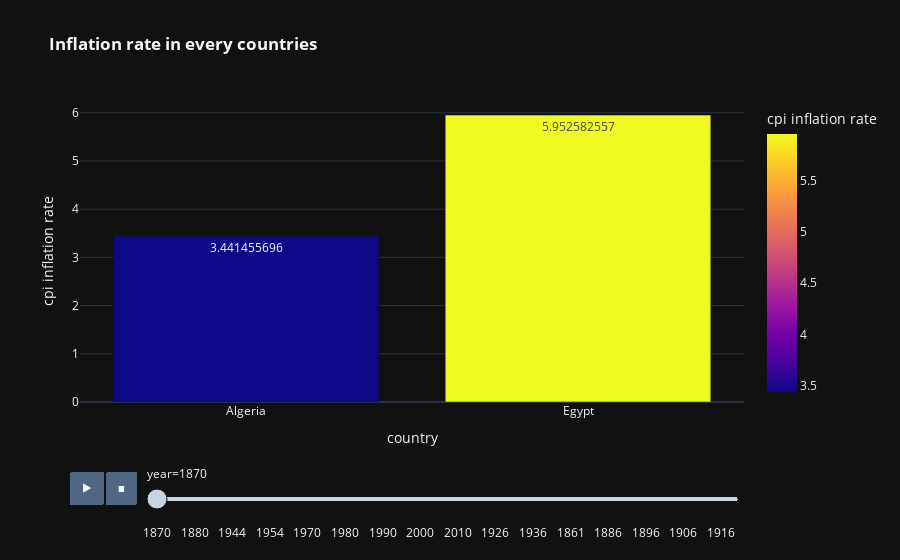

This figure's notebook cell:
### Code cell
px.bar(df,x='country',y='inflation_annual_cpi',color='inflation_annual_cpi',animation_frame='year',
       text='inflation_annual_cpi',labels={'inflation_annual_cpi':'cpi inflation rate'},animation_group='country',
       template='plotly_dark',title='<b> Inflation rate in every countries')

### Figure 1 — Plotly figure (JSON) as saved in the notebook; plotly's stock layout.template omitted (floating-point values rounded to 4 significant figures)
{"data": [{"alignmentgroup": "True", "hovertemplate": "year=1870<br>country=%{x}<br>cpi inflation rate=%{marker.color}<extra></extra>", "ids": ["Algeria", "Egypt"], "legendgroup": "", "marker": {"color": [3.441, 5.953], "coloraxis": "coloraxis", "pattern": {"shape": ""}}, "name": "", "offsetgroup": "", "orientation": "v", "showlegend": false, "text": [3.441, 5.953], "textposition": "auto", "type": "bar", "x": ["Algeria", "Egypt"], "xaxis": "x", "y": [3.441, 5.953], "yaxis": "y"}], "layout": {"barmode": "relative", "coloraxis": {"colorbar": {"title": {"text": "cpi inflation rate"}}, "colorscale": [[0, "#0d0887"], [0.1111, "#46039f"], [0.2222, "#7201a8"], [0.3333, "#9c179e"], [0.4444, "#bd3786"], [0.5556, "#d8576b"], [0.6667, "#ed7953"], [0.7778, "#fb9f3a"], [0.8889, "#fdca26"], [1, "#f0f921"]]}, "legend": {"tracegroupgap": 0}, "sliders": [{"active": 0, "currentvalue": {"prefix": "year="}, "len": 0.9, "pad": {"b": 10, "t": 60}, "steps": [{"args": [["1870"], {"frame": {"duration": 0, "redraw": true}, "fromcurrent": true, "mode": "immediate", "transition": {"duration": 0, "easing": "linear"}}], "label": "1870", "method": "animate"}, {"args": [["1871"], {"frame": {"duration": 0, "redraw": true}, "fromcurrent": true, "mode": "immediate", "transition": {"duration": 0, "easing": "linear"}}], "label": "1871", "method": "animate"}, {"args": [["1872"], {"frame": {"duration": 0, "redraw": true}, "fromcurrent": true, "mode": "immediate", "transition": {"duration": 0, "easing": "linear"}}], "label": "1872", "method": "animate"}, {"args": [["1873"], {"frame": {"duration": 0, "redraw": true}, "fromcurrent": true, "mode": "immediate", "transition": {"duration": 0, "easing": "linear"}}], "label": "1873", "method": "animate"}, {"args": [["1874"], {"frame": {"duration": 0, "redraw": true}, "fromcurrent": true, "mode": "immediate", "transition": {"duration": 0, "easing": "linear"}}], "label": "1874", "method": "animate"}, {"args": [["1875"], {"frame": {"duration": 0, "redraw": true}, "fromcurrent": true, "mode": "immediate", "transition": {"duration": 0, "easing": "linear"}}], "label": "1875", "method": "animate"}, {"args": [["1876"], {"frame": {"duration": 0, "redraw": true}, "fromcurrent": true, "mode": "immediate", "transition": {"duration": 0, "easing": "linear"}}], "label": "1876", "method": "animate"}, {"args": [["1877"], {"frame": {"duration": 0, "redraw": true}, "fromcurrent": true, "mode": "immediate", "transition": {"duration": 0, "easing": "linear"}}], "label": "1877", "method": "animate"}, {"args": [["1878"], {"frame": {"duration": 0, "redraw": true}, "fromcurrent": true, "mode": "immediate", "transition": {"duration": 0, "easing": "linear"}}], "label": "1878", "method": "animate"}, {"args": [["1879"], {"frame": {"duration": 0, "redraw": true}, "fromcurrent": true, "mode": "immediate", "transition": {"duration": 0, "easing": "linear"}}], "label": "1879", "method": "animate"}, {"args": [["1880"], {"frame": {"duration": 0, "redraw": true}, "fromcurrent": true, "mode": "immediate", "transition": {"duration": 0, "easing": "linear"}}], "label": "1880", "method": "animate"}, {"args": [["1881"], {"frame": {"duration": 0, "redraw": true}, "fromcurrent": true, "mode": "immediate", "transition": {"duration": 0, "easing": "linear"}}], "label": "1881", "method": "animate"}, {"args": [["1882"], {"frame": {"duration": 0, "redraw": true}, "fromcurrent": true, "mode": "immediate", "transition": {"duration": 0, "easing": "linear"}}], "label": "1882", "method": "animate"}, {"args": [["1883"], {"frame": {"duration": 0, "redraw": true}, "fromcurrent": true, "mode": "immediate", "transition": {"duration": 0, "easing": "linear"}}], "label": "1883", "method": "animate"}, {"args": [["1884"], {"frame": {"duration": 0, "redraw": true}, "fromcurrent": true, "mode": "immediate", "transition": {"duration": 0, "easing": "linear"}}], "label": "1884", "method": "animate"}, {"args": [["1939"], {"frame": {"duration": 0, "redraw": true}, "fromcurrent": true, "mode": "immediate", "transition": {"duration": 0, "easing": "linear"}}], "label": "1939", "method": "animate"}, {"args": [["1940"], {"frame": {"duration": 0, "redraw": true}, "fromcurrent": true, "mode": "immediate", "transition": {"duration": 0, "easing": "linear"}}], "label": "1940", "method": "animate"}, {"args": [["1941"], {"frame": {"duration": 0, "redraw": true}, "fromcurrent": true, "mode": "immediate", "transition": {"duration": 0, "easing": "linear"}}], "label": "1941", "method": "animate"}, {"args": [["1942"], {"frame": {"duration": 0, "redraw": true}, "fromcurrent": true, "mode": "immediate", "transition": {"duration": 0, "easing": "linear"}}], "label": "1942", "method": "animate"}, {"args": [["1943"], {"frame": {"duration": 0, "redraw": true}, "fromcurrent": true, "mode": "immediate", "transition": {"duration": 0, "easing": "linear"}}], "label": "1943", "method": "animate"}, {"args": [["1944"], {"frame": {"duration": 0, "redraw": true}, "fromcurrent": true, "mode": "immediate", "transition": {"duration": 0, "easing": "linear"}}], "label": "1944", "method": "animate"}, {"args": [["1945"], {"frame": {"duration": 0, "redraw": true}, "fromcurrent": true, "mode": "immediate", "transition": {"duration": 0, "easing": "linear"}}], "label": "1945", "method": "animate"}, {"args": [["1946"], {"frame": {"duration": 0, "redraw": true}, "fromcurrent": true, "mode": "immediate", "transition": {"duration": 0, "easing": "linear"}}], "label": "1946", "method": "animate"}, {"args": [["1947"], {"frame": {"duration": 0, "redraw": true}, "fromcurrent": true, "mode": "immediate", "transition": {"duration": 0, "easing": "linear"}}], "label": "1947", "method": "animate"}, {"args": [["1948"], {"frame": {"duration": 0, "redraw": true}, "fromcurrent": true, "mode": "immediate", "transition": {"duration": 0, "easing": "linear"}}], "label": "1948", "method": "animate"}, {"args": [["1949"], {"frame": {"duration": 0, "redraw": true}, "fromcurrent": true, "mode": "immediate", "transition": {"duration": 0, "easing": "linear"}}], "label": "1949", "method": "animate"}, {"args": [["1950"], {"frame": {"duration": 0, "redraw": true}, "fromcurrent": true, "mode": "immediate", "transition": {"duration": 0, "easing": "linear"}}], "label": "1950", "method": "animate"}, {"args": [["1951"], {"frame": {"duration": 0, "redraw": true}, "fromcurrent": true, "mode": "immediate", "transition": {"duration": 0, "easing": "linear"}}], "label": "1951", "method": "animate"}, {"args": [["1952"], {"frame": {"duration": 0, "redraw": true}, "fromcurrent": true, "mode": "immediate", "transition": {"duration": 0, "easing": "linear"}}], "label": "1952", "method": "animate"}, {"args": [["1953"], {"frame": {"duration": 0, "redraw": true}, "fromcurrent": true, "mode": "immediate", "transition": {"duration": 0, "easing": "linear"}}], "label": "1953", "method": "animate"}, {"args": [["1954"], {"frame": {"duration": 0, "redraw": true}, "fromcurrent": true, "mode": "immediate", "transition": {"duration": 0, "easing": "linear"}}], "label": "1954", "method": "animate"}, {"args": [["1955"], {"frame": {"duration": 0, "redraw": true}, "fromcurrent": true, "mode": "immediate", "transition": {"duration": 0, "easing": "linear"}}], "label": "1955", "method": "animate"}, {"args": [["1956"], {"frame": {"duration": 0, "redraw": true}, "fromcurrent": true, "mode": "immediate", "transition": {"duration": 0, "easing": "linear"}}], "label": "1956", "method": "animate"}, {"args": [["1957"], {"frame": {"duration": 0, "redraw": true}, "fromcurrent": true, "mode": "immediate", "transition": {"duration": 0, "easing": "linear"}}], "label": "1957", "method": "animate"}, {"args": [["1958"], {"frame": {"duration": 0, "redraw": true}, "fromcurrent": true, "mode": "immediate", "transition": {"duration": 0, "easing": "linear"}}], "label": "1958", "method": "animate"}, {"args": [["1959"], {"frame": {"duration": 0, "redraw": true}, "fromcurrent": true, "mode": "immediate", "transition": {"duration": 0, "easing": "linear"}}], "label": "1959", "method": "animate"}, {"args": [["1960"], {"frame": {"duration": 0, "redraw": true}, "fromcurrent": true, "mode": "immediate", "transition": {"duration": 0, "easing": "linear"}}], "label": "1960", "method": "animate"}, {"args": [["1961"], {"frame": {"duration": 0, "redraw": true}, "fromcurrent": true, "mode": "immediate", "transition": {"duration": 0, "easing": "linear"}}], "label": "1961", "method": "animate"}, {"args": [["1968"], {"frame": {"duration": 0, "redraw": true}, "fromcurrent": true, "mode": "immediate", "transition": {"duration": 0, "easing": "linear"}}], "label": "1968", "method": "animate"}, {"args": [["1969"], {"frame": {"duration": 0, "redraw": true}, "fromcurrent": true, "mode": "immediate", "transition": {"duration": 0, "easing": "linear"}}], "label": "1969", "method": "animate"}, {"args": [["1970"], {"frame": {"duration": 0, "redraw": true}, "fromcurrent": true, "mode": "immediate", "transition": {"duration": 0, "easing": "linear"}}], "label": "1970", "method": "animate"}, {"args": [["1971"], {"frame": {"duration": 0, "redraw": true}, "fromcurrent": true, "mode": "immediate", "transition": {"duration": 0, "easing": "linear"}}], "label": "1971", "method": "animate"}, {"args": [["1972"], {"frame": {"duration": 0, "redraw": true}, "fromcurrent": true, "mode": "immediate", "transition": {"duration": 0, "easing": "linear"}}], "label": "1972", "method": "animate"}, {"args": [["1973"], {"frame": {"duration": 0, "redraw": true}, "fromcurrent": true, "mode": "immediate", "transition": {"duration": 0, "easing": "linear"}}], "label": "1973", "method": "animate"}, {"args": [["1974"], {"frame": {"duration": 0, "redraw": true}, "fromcurrent": true, "mode": "immediate", "transition": {"duration": 0, "easing": "linear"}}], "label": "1974", "method": "animate"}, {"args": [["1975"], {"frame": {"duration": 0, "redraw": true}, "fromcurrent": true, "mode": "immediate", "transition": {"duration": 0, "easing": "linear"}}], "label": "1975", "method": "animate"}, {"args": [["1976"], {"frame": {"duration": 0, "redraw": true}, "fromcurrent": true, "mode": "immediate", "transition": {"duration": 0, "easing": "linear"}}], "label": "1976", "method": "animate"}, {"args": [["1977"], {"frame": {"duration": 0, "redraw": true}, "fromcurrent": true, "mode": "immediate", "transition": {"duration": 0, "easing": "linear"}}], "label": "1977", "method": "animate"}, {"args": [["1978"], {"frame": {"duration": 0, "redraw": true}, "fromcurrent": true, "mode": "immediate", "transition": {"duration": 0, "easing": "linear"}}], "label": "1978", "method": "animate"}, {"args": [["1979"], {"frame": {"duration": 0, "redraw": true}, "fromcurrent": true, "mode": "immediate", "transition": {"duration": 0, "easing": "linear"}}], "label": "1979", "method": "animate"}, {"args": [["1980"], {"frame": {"duration": 0, "redraw": true}, "fromcurrent": true, "mode": "immediate", "transition": {"duration": 0, "easing": "linear"}}], "label": "1980", "method": "animate"}, {"args": [["1981"], {"frame": {"duration": 0, "redraw": true}, "fromcurrent": true, "mode": "immediate", "transition": {"duration": 0, "easing": "linear"}}], "label": "1981", "method": "animate"}, {"args": [["1982"], {"frame": {"duration": 0, "redraw": true}, "fromcurrent": true, "mode": "immediate", "transition": {"duration": 0, "easing": "linear"}}], "label": "1982", "method": "animate"}, {"args": [["1983"], {"frame": {"duration": 0, "redraw": true}, "fromcurrent": true, "mode": "immediate", "transition": {"duration": 0, "easing": "linear"}}], "label": "1983", "method": "animate"}, {"args": [["1984"], {"frame": {"duration": 0, "redraw": true}, "fromcurrent": true, "mode": "immediate", "transition": {"duration": 0, "easing": "linear"}}], "label": "1984", "method": "animate"}, {"args": [["1985"], {"frame": {"duration": 0, "redraw": true}, "fromcurrent": true, "mode": "immediate", "transition": {"duration": 0, "easing": "linear"}}], "label": "1985", "method": "animate"}, {"args": [["1986"], {"frame": {"duration": 0, "redraw": true}, "fromcurrent": true, "mode": "immediate", "transition": {"duration": 0, "easing": "linear"}}], "label": "1986", "method": "animate"}, {"args": [["1987"], {"frame": {"duration": 0, "redraw": true}, "fromcurrent": true, "mode": "immediate", "transition": {"duration": 0, "easing": "linear"}}], "label": "1987", "method": "animate"}, {"args": [["1988"], {"frame": {"duration": 0, "redraw": true}, "fromcurrent": true, "mode": "immediate", "transition": {"duration": 0, "easing": "linear"}}], "label": "1988", "method": "animate"}, {"args": [["1989"], {"frame": {"duration": 0, "redraw": true}, "fromcurrent": true, "mode": "immediate", "transition": {"duration": 0, "easing": "linear"}}], "label": "1989", "method": "animate"}, {"args": [["1990"], {"frame": {"duration": 0, "redraw": true}, "fromcurrent": true, "mode": "immediate", "transition": {"duration": 0, "easing": "linear"}}], "label": "1990", "method": "animate"}, {"args": [["1991"], {"frame": {"duration": 0, "redraw": true}, "fromcurrent": true, "mode": "immediate", "transition": {"duration": 0, "easing": "linear"}}], "label": "1991", "method": "animate"}, {"args": [["1992"], {"frame": {"duration": 0, "redraw": true}, "fromcurrent": true, "mode": "immediate", "transition": {"duration": 0, "easing": "linear"}}], "label": "1992", "method": "animate"}, {"args": [["1993"], {"frame": {"duration": 0, "redraw": true}, "fromcurrent": true, "mode": "immediate", "transition": {"duration": 0, "easing": "linear"}}], "label": "1993", "method": "animate"}, {"args": [["1994"], {"frame": {"duration": 0, "redraw": true}, "fromcurrent": true, "mode": "immediate", "transition": {"duration": 0, "easing": "linear"}}], "label": "1994", "method": "animate"}, {"args": [["1995"], {"frame": {"duration": 0, "redraw": true}, "fromcurrent": true, "mode": "immediate", "transition": {"duration": 0, "easing": "linear"}}], "label": "1995", "method": "animate"}, {"args": [["1996"], {"frame": {"duration": 0, "redraw": true}, "fromcurrent": true, "mode": "immediate", "transition": {"duration": 0, "easing": "linear"}}], "label": "1996", "method": "animate"}, {"args": [["1997"], {"frame": {"duration": 0, "redraw": true}, "fromcurrent": true, "mode": "immediate", "transition": {"duration": 0, "easing": "linear"}}], "label": "1997", "method": "animate"}, {"args": [["1998"], {"frame": {"duration": 0, "redraw": true}, "fromcurrent": true, "mode": "immediate", "transition": {"duration": 0, "easing": "linear"}}], "label": "1998", "method": "animate"}, {"args": [["1999"], {"frame": {"duration": 0, "redraw": true}, "fromcurrent": true, "mode": "immediate", "transition": {"duration": 0, "easing": "linear"}}], "label": "1999", "method": "animate"}, {"args": [["2000"], {"frame": {"duration": 0, "redraw": true}, "fromcurrent": true, "mode": "immediate", "transition": {"duration": 0, "easing": "linear"}}], "label": "2000", "method": "animate"}, {"args": [["2001"], {"frame": {"duration": 0, "redraw": true}, "fromcurrent": true, "mode": "immediate", "transition": {"duration": 0, "easing": "linear"}}], "label": "2001", "method": "animate"}, {"args": [["2002"], {"frame": {"duration": 0, "redraw": true}, "fromcurrent": true, "mode": "immediate", "transition": {"duration": 0, "easing": "linear"}}], "label": "2002", "method": "animate"}, {"args": [["2003"], {"frame": {"duration": 0, "redraw": true}, "fromcurrent": true, "mode": "immediate", "transition": {"duration": 0, "easing": "linear"}}], "label": "2003", "method": "animate"}, {"args": [["2004"], {"frame": {"duration": 0, "redraw": true}, "fromcurrent": true, "mode": "immediate", "transition": {"duration": 0, "easing": "linear"}}], "label": "2004", "method": "animate"}, {"args": [["2005"], {"frame": {"duration": 0, "redraw": true}, "fromcurrent": true, "mode": "immediate", "transition": {"duration": 0, "easing": "linear"}}], "label": "2005", "method": "animate"}, {"args": [["2006"], {"frame": {"duration": 0, "redraw": true}, "fromcurrent": true, "mode": "immediate", "transition": {"duration": 0, "easing": "linear"}}], "label": "2006", "method": "animate"}, {"args": [["2007"], {"frame": {"duration": 0, "redraw": true}, "fromcurrent": true, "mode": "immediate", "transition": {"duration": 0, "easing": "linear"}}], "label": "2007", "method": "animate"}, {"args": [["2008"], {"frame": {"duration": 0, "redraw": true}, "fromcurrent": true, "mode": "immediate", "transition": {"duration": 0, "easing": "linear"}}], "label": "2008", "method": "animate"}, {"args": [["2009"], {"frame": {"duration": 0, "redraw": true}, "fromcurrent": true, "mode": "immediate", "transition": {"duration": 0, "easing": "linear"}}], "label": "2009", "method": "animate"}, {"args": [["2010"], {"frame": {"duration": 0, "redraw": true}, "fromcurrent": true, "mode": "immediate", "transition": {"duration": 0, "easing": "linear"}}], "label": "2010", "method": "animate"}, {"args": [["2011"], {"frame": {"duration": 0, "redraw": true}, "fromcurrent": true, "mode": "immediate", "transition": {"duration": 0, "easing": "linear"}}], "label": "2011", "method": "animate"}, {"args": [["2012"], {"frame": {"duration": 0, "redraw": true}, "fromcurrent": true, "mode": "immediate", "transition": {"duration": 0, "easing": "linear"}}], "label": "2012", "method": "animate"}, {"args": [["2013"], {"frame": {"duration": 0, "redraw": true}, "fromcurrent": true, "mode": "immediate", "transition": {"duration": 0, "easing": "linear"}}], "label": "2013", "method": "animate"}, {"args": [["2014"], {"frame": {"duration": 0, "redraw": true}, "fromcurrent": true, "mode": "immediate", "transition": {"duration": 0, "easing": "linear"}}], "label": "2014", "method": "animate"}, {"args": [["1921"], {"frame": {"duration": 0, "redraw": true}, "fromcurrent": true, "mode": "immediate", "transition": {"duration": 0, "easing": "linear"}}], "label": "1921", "method": "animate"}, {"args": [["1922"], {"frame": {"duration": 0, "redraw": true}, "fromcurrent": true, "mode": "immediate", "transition": {"duration": 0, "easing": "linear"}}], "label": "1922", "method": "animate"}, {"args": [["1923"], {"frame": {"duration": 0, "redraw": true}, "fromcurrent": true, "mode": "immediate", "transition": {"duration": 0, "easing": "linear"}}], "label": "1923", "method": "animate"}, {"args": [["1924"], {"frame": {"duration": 0, "redraw": true}, "fromcurrent": true, "mode": "immediate", "transition": {"duration": 0, "easing": "linear"}}], "label": "1924", "method": "animate"}, {"args": [["1925"], {"frame": {"duration": 0, "redraw": true}, "fromcurrent": true, "mode": "immediate", "transition": {"duration": 0, "easing": "linear"}}], "label": "1925", "method": "animate"}, {"args": [["1926"], {"frame": {"duration": 0, "redraw": true}, "fromcurrent": true, "mode": "immediate", "transition": {"duration": 0, "easing": "linear"}}], "label": "1926", "method": "animate"}, {"args": [["1927"], {"frame": {"duration": 0, "redraw": true}, "fromcurrent": true, "mode": "immediate", "transition": {"duration": 0, "easing": "linear"}}], "label": "1927", "method": "animate"}, {"args": [["1928"], {"frame": {"duration": 0, "redraw": true}, "fromcurrent": true, "mode": "immediate", "transition": {"duration": 0, "easing": "linear"}}], "label": "1928", "method": "animate"}, {"args": [["1929"], {"frame": {"duration": 0, "redraw": true}, "fromcurrent": true, "mode": "immediate", "transition": {"duration": 0, "easing": "linear"}}], "label": "1929", "method": "animate"}, {"args": [["1930"], {"frame": {"duration": 0, "redraw": true}, "fromcurrent": true, "mode": "immediate", "transition": {"duration": 0, "easing": "linear"}}], "label": "1930", "method": "animate"}, {"args": [["1931"], {"frame": {"duration": 0, "redraw": true}, "fromcurrent": true, "mode": "immediate", "transition": {"duration": 0, "easing": "linear"}}], "label": "1931", "method": "animate"}, {"args": [["1932"], {"frame": {"duration": 0, "redraw": true}, "fromcurrent": true, "mode": "immediate", "transition": {"duration": 0, "easing": "linear"}}], "label": "1932", "method": "animate"}, {"args": [["1933"], {"frame": {"duration": 0, "redraw": true}, "fromcurrent": true, "mode": "immediate", "transition": {"duration": 0, "easing": "linear"}}], "label": "1933", "method": "animate"}, {"args": [["1934"], {"frame": {"duration": 0, "redraw": true}, "fromcurrent": true, "mode": "immediate", "transition": {"duration": 0, "easing": "linear"}}], "label": "1934", "method": "animate"}, {"args": [["1935"], {"frame": {"duration": 0, "redraw": true}, "fromcurrent": true, "mode": "immediate", "transition": {"duration": 0, "easing": "linear"}}], "label": "1935", "method": "animate"}, {"args": [["1936"], {"frame": {"duration": 0, "redraw": true}, "fromcurrent": true, "mode": "immediate", "transition": {"duration": 0, "easing": "linear"}}], "label": "1936", "method": "animate"}, {"args": [["1937"], {"frame": {"duration": 0, "redraw": true}, "fromcurrent": true, "mode": "immediate", "transition": {"duration": 0, "easing": "linear"}}], "label": "1937", "method": "animate"}, {"args": [["1938"], {"frame": {"duration": 0, "redraw": true}, "fromcurrent": true, "mode": "immediate", "transition": {"duration": 0, "easing": "linear"}}], "label": "1938", "method": "animate"}, {"args": [["1962"], {"frame": {"duration": 0, "redraw": true}, "fromcurrent": true, "mode": "immediate", "transition": {"duration": 0, "easing": "linear"}}], "label": "1962", "method": "animate"}, {"args": [["1963"], {"frame": {"duration": 0, "redraw": true}, "fromcurrent": true, "mode": "immediate", "transition": {"duration": 0, "easing": "linear"}}], "label": "1963", "method": "animate"}, {"args": [["1964"], {"frame": {"duration": 0, "redraw": true}, "fromcurrent": true, "mode": "immediate", "transition": {"duration": 0, "easing": "linear"}}], "label": "1964", "method": "animate"}, {"args": [["1965"], {"frame": {"duration": 0, "redraw": true}, "fromcurrent": true, "mode": "immediate", "transition": {"duration": 0, "easing": "linear"}}], "label": "1965", "method": "animate"}, {"args": [["1966"], {"frame": {"duration": 0, "redraw": true}, "fromcurrent": true, "mode": "immediate", "transition": {"duration": 0, "easing": "linear"}}], "label": "1966", "method": "animate"}, {"args": [["1967"], {"frame": {"duration": 0, "redraw": true}, "fromcurrent": true, "mode": "immediate", "transition": {"duration": 0, "easing": "linear"}}], "label": "1967", "method": "animate"}, {"args": [["1860"], {"frame": {"duration": 0, "redraw": true}, "fromcurrent": true, "mode": "immediate", "transition": {"duration": 0, "easing": "linear"}}], "label": "1860", "method": "animate"}, {"args": [["1861"], {"frame": {"duration": 0, "redraw": true}, "fromcurrent": true, "mode": "immediate", "transition": {"duration": 0, "easing": "linear"}}], "label": "1861", "method": "animate"}, {"args": [["1862"], {"frame": {"duration": 0, "redraw": true}, "fromcurrent": true, "mode": "immediate", "transition": {"duration": 0, "easing": "linear"}}], "label": "1862", "method": "animate"}, {"args": [["1863"], {"frame": {"duration": 0, "redraw": true}, "fromcurrent": true, "mode": "immediate", "transition": {"duration": 0, "easing": "linear"}}], "label": "1863", "method": "animate"}, {"args": [["1864"], {"frame": {"duration": 0, "redraw": true}, "fromcurrent": true, "mode": "immediate", "transition": {"duration": 0, "easing": "linear"}}], "label": "1864", "method": "animate"}, {"args": [["1865"], {"frame": {"duration": 0, "redraw": true}, "fromcurrent": true, "mode": "immediate", "transition": {"duration": 0, "easing": "linear"}}], "label": "1865", "method": "animate"}, {"args": [["1866"], {"frame": {"duration": 0, "redraw": true}, "fromcurrent": true, "mode": "immediate", "transition": {"duration": 0, "easing": "linear"}}], "label": "1866", "method": "animate"}, {"args": [["1867"], {"frame": {"duration": 0, "redraw": true}, "fromcurrent": true, "mode": "immediate", "transition": {"duration": 0, "easing": "linear"}}], "label": "1867", "method": "animate"}, {"args": [["1868"], {"frame": {"duration": 0, "redraw": true}, "fromcurrent": true, "mode": "immediate", "transition": {"duration": 0, "easing": "linear"}}], "label": "1868", "method": "animate"}, {"args": [["1869"], {"frame": {"duration": 0, "redraw": true}, "fromcurrent": true, "mode": "immediate", "transition": {"duration": 0, "easing": "linear"}}], "label": "1869", "method": "animate"}, {"args": [["1885"], {"frame": {"duration": 0, "redraw": true}, "fromcurrent": true, "mode": "immediate", "transition": {"duration": 0, "easing": "linear"}}], "label": "1885", "method": "animate"}, {"args": [["1886"], {"frame": {"duration": 0, "redraw": true}, "fromcurrent": true, "mode": "immediate", "transition": {"duration": 0, "easing": "linear"}}], "label": "1886", "method": "animate"}, {"args": [["1887"], {"frame": {"duration": 0, "redraw": true}, "fromcurrent": true, "mode": "immediate", "transition": {"duration": 0, "easing": "linear"}}], "label": "1887", "method": "animate"}, {"args": [["1888"], {"frame": {"duration": 0, "redraw": true}, "fromcurrent": true, "mode": "immediate", "transition": {"duration": 0, "easing": "linear"}}], "label": "1888", "method": "animate"}, {"args": [["1889"], {"frame": {"duration": 0, "redraw": true}, "fromcurrent": true, "mode": "immediate", "transition": {"duration": 0, "easing": "linear"}}], "label": "1889", "method": "animate"}, {"args": [["1890"], {"frame": {"duration": 0, "redraw": true}, "fromcurrent": true, "mode": "immediate", "transition": {"duration": 0, "easing": "linear"}}], "label": "1890", "method": "animate"}, {"args": [["1891"], {"frame": {"duration": 0, "redraw": true}, "fromcurrent": true, "mode": "immediate", "transition": {"duration": 0, "easing": "linear"}}], "label": "1891", "method": "animate"}, {"args": [["1892"], {"frame": {"duration": 0, "redraw": true}, "fromcurrent": true, "mode": "immediate", "transition": {"duration": 0, "easing": "linear"}}], "label": "1892", "method": "animate"}, {"args": [["1893"], {"frame": {"duration": 0, "redraw": true}, "fromcurrent": true, "mode": "immediate", "transition": {"duration": 0, "easing": "linear"}}], "label": "1893", "method": "animate"}, {"args": [["1894"], {"frame": {"duration": 0, "redraw": true}, "fromcurrent": true, "mode": "immediate", "transition": {"duration": 0, "easing": "linear"}}], "label": "1894", "method": "animate"}, {"args": [["1895"], {"frame": {"duration": 0, "redraw": true}, "fromcurrent": true, "mode": "immediate", "transition": {"duration": 0, "easing": "linear"}}], "label": "1895", "method": "animate"}, {"args": [["1896"], {"frame": {"duration": 0, "redraw": true}, "fromcurrent": true, "mode": "immediate", "transition": {"duration": 0, "easing": "linear"}}], "label": "1896", "method": "animate"}, {"args": [["1897"], {"frame": {"duration": 0, "redraw": true}, "fromcurrent": true, "mode": "immediate", "transition": {"duration": 0, "easing": "linear"}}], "label": "1897", "method": "animate"}, {"args": [["1898"], {"frame": {"duration": 0, "redraw": true}, "fromcurrent": true, "mode": "immediate", "transition": {"duration": 0, "easing": "linear"}}], "label": "1898", "method": "animate"}, {"args": [["1899"], {"frame": {"duration": 0, "redraw": true}, "fromcurrent": true, "mode": "immediate", "transition": {"duration": 0, "easing": "linear"}}], "label": "1899", "method": "animate"}, {"args": [["1900"], {"frame": {"duration": 0, "redraw": true}, "fromcurrent": true, "mode": "immediate", "transition": {"duration": 0, "easing": "linear"}}], "label": "1900", "method": "animate"}, {"args": [["1901"], {"frame": {"duration": 0, "redraw": true}, "fromcurrent": true, "mode": "immediate", "transition": {"duration": 0, "easing": "linear"}}], "label": "1901", "method": "animate"}, {"args": [["1902"], {"frame": {"duration": 0, "redraw": true}, "fromcurrent": true, "mode": "immediate", "transition": {"duration": 0, "easing": "linear"}}], "label": "1902", "method": "animate"}, {"args": [["1903"], {"frame": {"duration": 0, "redraw": true}, "fromcurrent": true, "mode": "immediate", "transition": {"duration": 0, "easing": "linear"}}], "label": "1903", "method": "animate"}, {"args": [["1904"], {"frame": {"duration": 0, "redraw": true}, "fromcurrent": true, "mode": "immediate", "transition": {"duration": 0, "easing": "linear"}}], "label": "1904", "method": "animate"}, {"args": [["1905"], {"frame": {"duration": 0, "redraw": true}, "fromcurrent": true, "mode": "immediate", "transition": {"duration": 0, "easing": "linear"}}], "label": "1905", "method": "animate"}, {"args": [["1906"], {"frame": {"duration": 0, "redraw": true}, "fromcurrent": true, "mode": "immediate", "transition": {"duration": 0, "easing": "linear"}}], "label": "1906", "method": "animate"}, {"args": [["1907"], {"frame": {"duration": 0, "redraw": true}, "fromcurrent": true, "mode": "immediate", "transition": {"duration": 0, "easing": "linear"}}], "label": "1907", "method": "animate"}, {"args": [["1908"], {"frame": {"duration": 0, "redraw": true}, "fromcurrent": true, "mode": "immediate", "transition": {"duration": 0, "easing": "linear"}}], "label": "1908", "method": "animate"}, {"args": [["1909"], {"frame": {"duration": 0, "redraw": true}, "fromcurrent": true, "mode": "immediate", "transition": {"duration": 0, "easing": "linear"}}], "label": "1909", "method": "animate"}, {"args": [["1910"], {"frame": {"duration": 0, "redraw": true}, "fromcurrent": true, "mode": "immediate", "transition": {"duration": 0, "easing": "linear"}}], "label": "1910", "method": "animate"}, {"args": [["1911"], {"frame": {"duration": 0, "redraw": true}, "fromcurrent": true, "mode": "immediate", "transition": {"duration": 0, "easing": "linear"}}], "label": "1911", "method": "animate"}, {"args": [["1912"], {"frame": {"duration": 0, "redraw": true}, "fromcurrent": true, "mode": "immediate", "transition": {"duration": 0, "easing": "linear"}}], "label": "1912", "method": "animate"}, {"args": [["1913"], {"frame": {"duration": 0, "redraw": true}, "fromcurrent": true, "mode": "immediate", "transition": {"duration": 0, "easing": "linear"}}], "label": "1913", "method": "animate"}, {"args": [["1914"], {"frame": {"duration": 0, "redraw": true}, "fromcurrent": true, "mode": "immediate", "transition": {"duration": 0, "easing": "linear"}}], "label": "1914", "method": "animate"}, {"args": [["1915"], {"frame": {"duration": 0, "redraw": true}, "fromcurrent": true, "mode": "immediate", "transition": {"duration": 0, "easing": "linear"}}], "label": "1915", "method": "animate"}, {"args": [["1916"], {"frame": {"duration": 0, "redraw": true}, "fromcurrent": true, "mode": "immediate", "transition": {"duration": 0, "easing": "linear"}}], "label": "1916", "method": "animate"}, {"args": [["1917"], {"frame": {"duration": 0, "redraw": true}, "fromcurrent": true, "mode": "immediate", "transition": {"duration": 0, "easing": "linear"}}], "label": "1917", "method": "animate"}, {"args": [["1918"], {"frame": {"duration": 0, "redraw": true}, "fromcurrent": true, "mode": "immediate", "transition": {"duration": 0, "easing": "linear"}}], "label": "1918", "method": "animate"}, {"args": [["1919"], {"frame": {"duration": 0, "redraw": true}, "fromcurrent": true, "mode": "immediate", "transition": {"duration": 0, "easing": "linear"}}], "label": "1919", "method": "animate"}, {"args": [["1920"], {"frame": {"duration": 0, "redraw": true}, "fromcurrent": true, "mode": "immediate", "transition": {"duration": 0, "easing": "linear"}}], "label": "1920", "method": "animate"}], "x": 0.1, "xanchor": "left", "y": 0, "yanchor": "top"}], "title": {"text": "<b> Inflation rate in every countries"}, "updatemenus": [{"buttons": [{"args": [null, {"frame": {"duration": 500, "redraw": true}, "fromcurrent": true, "mode": "immediate", "transition": {"duration": 500, "easing": "linear"}}], "label": "&#9654;", "method": "animate"}, {"args": [[null], {"frame": {"duration": 0, "redraw": true}, "fromcurrent": true, "mode": "immediate", "transition": {"duration": 0, "easing": "linear"}}], "label": "&#9724;", "method": "animate"}], "direction": "left", "pad": {"r": 10, "t": 70}, "showactive": false, "type": "buttons", "x": 0.1, "xanchor": "right", "y": 0, "yanchor": "top"}], "xaxis": {"anchor": "y", "domain": [0, 1], "title": {"text": "country"}}, "yaxis": {"anchor": "x", "domain": [0, 1], "title": {"text": "cpi inflation rate"}}}}
